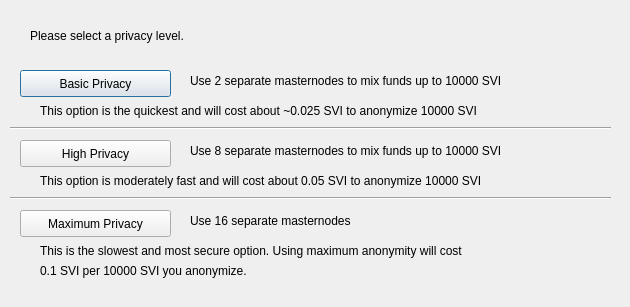
<?xml version="1.0" encoding="UTF-8"?>
<ui version="4.0">
 <class>ObfuscationConfig</class>
 <widget class="QDialog" name="ObfuscationConfig">
  <property name="geometry">
   <rect>
    <x>0</x>
    <y>0</y>
    <width>630</width>
    <height>307</height>
   </rect>
  </property>
  <property name="windowTitle">
   <string>Configure Obfuscation</string>
  </property>
  <widget class="QPushButton" name="buttonBasic">
   <property name="geometry">
    <rect>
     <x>20</x>
     <y>70</y>
     <width>151</width>
     <height>27</height>
    </rect>
   </property>
   <property name="text">
    <string>Basic Privacy</string>
   </property>
  </widget>
  <widget class="QPushButton" name="buttonHigh">
   <property name="geometry">
    <rect>
     <x>20</x>
     <y>140</y>
     <width>151</width>
     <height>27</height>
    </rect>
   </property>
   <property name="text">
    <string>High Privacy</string>
   </property>
  </widget>
  <widget class="QPushButton" name="buttonMax">
   <property name="geometry">
    <rect>
     <x>20</x>
     <y>210</y>
     <width>151</width>
     <height>27</height>
    </rect>
   </property>
   <property name="text">
    <string>Maximum Privacy</string>
   </property>
  </widget>
  <widget class="QLabel" name="label">
   <property name="geometry">
    <rect>
     <x>30</x>
     <y>20</y>
     <width>571</width>
     <height>31</height>
    </rect>
   </property>
   <property name="text">
    <string>Please select a privacy level.</string>
   </property>
  </widget>
  <widget class="QLabel" name="label_2">
   <property name="geometry">
    <rect>
     <x>190</x>
     <y>70</y>
     <width>421</width>
     <height>21</height>
    </rect>
   </property>
   <property name="text">
    <string>Use 2 separate masternodes to mix funds up to 10000 SVI</string>
   </property>
  </widget>
  <widget class="QLabel" name="label_3">
   <property name="geometry">
    <rect>
     <x>190</x>
     <y>140</y>
     <width>411</width>
     <height>21</height>
    </rect>
   </property>
   <property name="text">
    <string>Use 8 separate masternodes to mix funds up to 10000 SVI</string>
   </property>
  </widget>
  <widget class="QLabel" name="label_4">
   <property name="geometry">
    <rect>
     <x>190</x>
     <y>210</y>
     <width>421</width>
     <height>21</height>
    </rect>
   </property>
   <property name="text">
    <string>Use 16 separate masternodes</string>
   </property>
  </widget>
  <widget class="QLabel" name="label_6">
   <property name="geometry">
    <rect>
     <x>40</x>
     <y>100</y>
     <width>561</width>
     <height>21</height>
    </rect>
   </property>
   <property name="text">
    <string>This option is the quickest and will cost about ~0.025 SVI to anonymize 10000 SVI</string>
   </property>
  </widget>
  <widget class="QLabel" name="label_7">
   <property name="geometry">
    <rect>
     <x>40</x>
     <y>170</y>
     <width>561</width>
     <height>21</height>
    </rect>
   </property>
   <property name="text">
    <string>This option is moderately fast and will cost about 0.05 SVI to anonymize 10000 SVI</string>
   </property>
  </widget>
  <widget class="QLabel" name="label_8">
   <property name="geometry">
    <rect>
     <x>40</x>
     <y>240</y>
     <width>561</width>
     <height>21</height>
    </rect>
   </property>
   <property name="text">
    <string>This is the slowest and most secure option. Using maximum anonymity will cost</string>
   </property>
  </widget>
  <widget class="QLabel" name="label_9">
   <property name="geometry">
    <rect>
     <x>40</x>
     <y>260</y>
     <width>561</width>
     <height>21</height>
    </rect>
   </property>
   <property name="text">
    <string>0.1 SVI per 10000 SVI you anonymize.</string>
   </property>
  </widget>
  <widget class="Line" name="line">
   <property name="geometry">
    <rect>
     <x>10</x>
     <y>120</y>
     <width>601</width>
     <height>16</height>
    </rect>
   </property>
   <property name="orientation">
    <enum>Qt::Horizontal</enum>
   </property>
  </widget>
  <widget class="Line" name="line_2">
   <property name="geometry">
    <rect>
     <x>10</x>
     <y>190</y>
     <width>601</width>
     <height>16</height>
    </rect>
   </property>
   <property name="orientation">
    <enum>Qt::Horizontal</enum>
   </property>
  </widget>
 </widget>
 <resources/>
 <connections/>
</ui>
